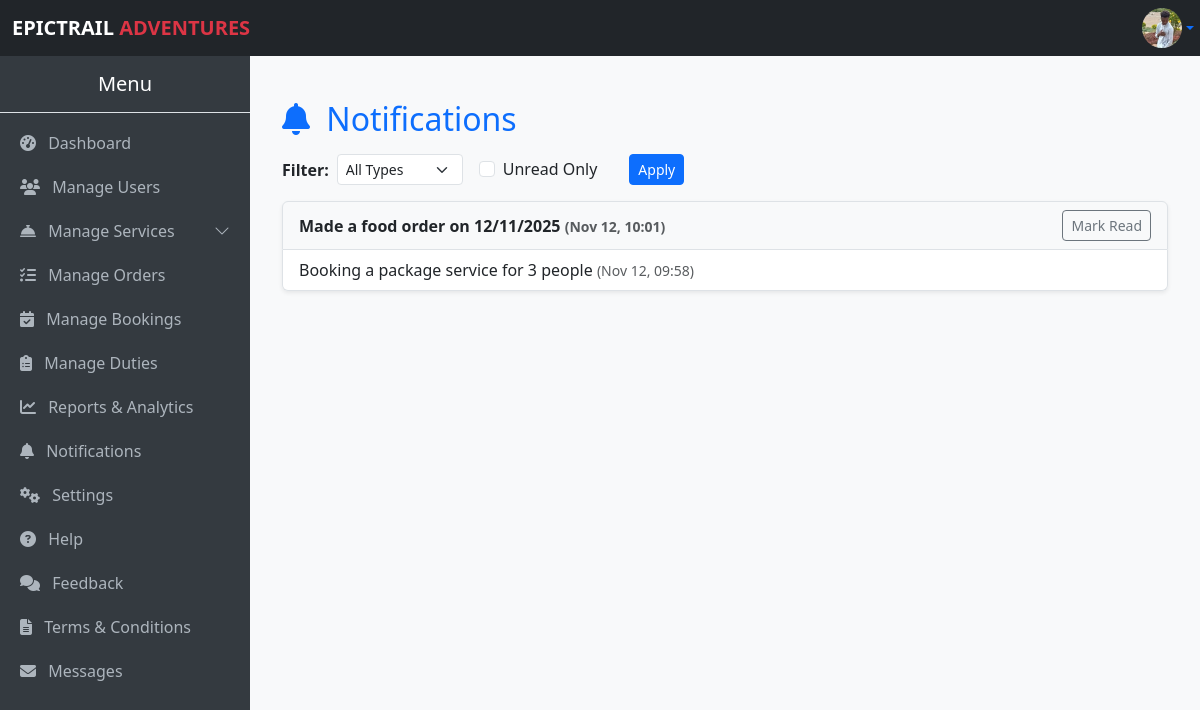
The app's page /notifications/ (signed in) with its own data.
### myApp/models.py (models this page shows, shortened)
class Profile(models.Model):
    profile_user = models.OneToOneField(User, on_delete=models.CASCADE)
    profile_phone = models.CharField(max_length=15, blank=True, null=True)
    profile_photo = models.ImageField(upload_to='profile_photos/', null=True, blank=True)

class Notification(models.Model):
    NOTIFICATION_TYPES = [
        ('booking', 'Booking'),
        ('registration', 'Registration'),
    ]
    user = models.ForeignKey(User, on_delete=models.CASCADE, related_name="user_notifications")
    message = models.CharField(max_length=255)
    type = models.CharField(max_length=50, choices=NOTIFICATION_TYPES)
    created_at = models.DateTimeField(auto_now_add=True)
    is_read = models.BooleanField(default=False)

### myApp/views.py (the view)
# urls.py: path('notifications/', notifications_view, name='notifications'),
@login_required
@user_passes_test(admin_required)
def notifications_view(request):
    if request.user.is_staff:
        notifications = Notification.objects.all().order_by('-created_at')
    else:
        notifications = request.user.notifications.all().order_by('-created_at')
    notif_type = request.GET.get('type')
    unread = request.GET.get('unread')
    if notif_type:
        notifications = notifications.filter(type=notif_type)
    if unread:
        notifications = notifications.filter(is_read=False)
    return render(request, 'notifications.html', {'notifications': notifications})

### myApp/context_processors.py (called while the page is built)
def total_users(request):
    return {'total_users': User.objects.count()}

def total_bookings(request):
    return {'total_bookings': Booking.objects.count()}

def total_amount(request):
    total = 0
    if request.user.is_authenticated:
        bookings = Booking.objects.all()  # optionally filter by user=request.user
        booking_total = sum(booking.amount_required for booking in bookings)
        food_orders = FoodOrder.objects.all()  # optionally filter by user=request.user
        food_total = sum(order.total_price() for order in food_orders)  # <- call the method
        total = booking_total + food_total
    return {'total_amount': total}

def total_cost(request):
    if not request.user.is_authenticated:
        return {
            'user_bookings': [],
            'user_total_amount': 0,
        }
    bookings = Booking.objects.filter(booking_user=request.user).prefetch_related(
        'booking_activities', 'booking_packages', 'booking_rooms', 'booking_food', 'booking_tours'
    )
    total_amount = sum(b.amount_required for b in bookings)
    return {
        'user_bookings': bookings,
        'user_total_amount': total_amount,
    }

### myApp/models.py (called while the page is built)
    @property
    def nights_spent(self):
        if self.booking_check_in and self.booking_check_out:
            days = (self.booking_check_out - self.booking_check_in).days
            return max(days, 1)
        return 1

    @property
    def amount_required(self):
        pax = self.booking_pax
        room_cost = sum(
            room.room_room_type.roomType_price_per_night * pax * self.nights_spent
            for room in self.booking_rooms.all()
        )
        activities_cost = sum(
            a.activity_price_per_person * pax for a in self.booking_activities.all()
        )
        package_cost = sum(
            p.package_price_per_person * pax for p in self.booking_packages.all()
        )
        food_cost = sum(
            f.food_price_per_person * pax for f in self.booking_food.all()
        )
        tour_cost = sum(
            t.tour_price_per_person * pax for t in self.booking_tours.all()
        )
        return room_cost + activities_cost + package_cost + food_cost + tour_cost

    def total_price(self):
        return self.foodOrder_food.food_price_per_person * self.foodOrder_quantity

### myApp/views.py (called while the page is built)
def admin_required(user):
    return user.is_authenticated and user.is_superuser

### myApp/templates/notifications.html (shortened to what this page needs)
{% extends "base.admin.html" %} {% block title %}Notifications{% endblock %} {% block content %}
<div class="container mt-4">
    <h2 class="mb-3 text-primary">
        <i class="fas fa-bell me-2"></i> Notifications
    </h2>
    <form method="get" class="mb-3 d-flex align-items-center">
        <label class="me-2 fw-bold">Filter:</label>
        <select name="type" class="form-select form-select-sm w-auto me-3">
            <option value="">All Types</option>
        </select>
        <div class="form-check form-check-inline">
            <input type="checkbox" class="form-check-input" name="unread" value="1" {% if request.GET.unread %}checked{% endif %}>
            <label class="form-check-label">Unread Only</label>
        </div>
        <button class="btn btn-sm btn-primary ms-3" type="submit">Apply</button>
    </form>
    <ul class="list-group shadow-sm">
        {% for n in notifications %}
        <li class="list-group-item d-flex justify-content-between align-items-center
                       {% if not n.is_read %}fw-bold bg-light{% endif %}">
            <span>
                    {{ n.message }}
                    <small class="text-muted">({{ n.created_at|date:"M d, H:i" }})</small>
                </span> {% if not n.is_read %}
            <a href="{% url 'mark_notification_read' n.id %}" class="btn btn-sm btn-outline-secondary">
                        Mark Read
                    </a> {% endif %}
        </li>
        {% empty %}
        <li class="list-group-item">No notifications yet.</li>
        {% endfor %}
    </ul>
</div>
{% endblock %}

### myApp/templates/base.admin.html (shortened to what this page needs)
<!DOCTYPE html>
<html lang="en">
<head>
    <link href="https://cdn.jsdelivr.net/npm/bootstrap@5.3.3/dist/css/bootstrap.min.css" rel="stylesheet">
    <link rel="stylesheet" href="https://cdn.jsdelivr.net/npm/bootstrap-icons@1.11.3/font/bootstrap-icons.css">
    <link rel="stylesheet" href="https://cdnjs.cloudflare.com/ajax/libs/font-awesome/6.5.2/css/all.min.css">
</head>
<body>
    <nav class="navbar navbar-expand-lg navbar-dark bg-dark">
        <div class="container-fluid">
            <a class="navbar-brand" href="#"><strong>EPICTRAIL <span class="text-danger">ADVENTURES</span></strong></a>
            <div class="d-flex align-items-center">
                <div class="dropdown ms-2">
                    <a class="d-flex align-items-center justify-content-center dropdown-toggle"
                        type="button"
                        id="profileDropdown"
                        data-bs-toggle="dropdown"
                        aria-expanded="false"
                        style="width: 40px; height: 40px;"
                        title="Manage Profile">
                        {% if user.profile.profile_photo %}
                            <img src="{{ user.profile.profile_photo.url }}" alt="{{ user.username }}" class="rounded-circle" width="40" height="40">
                        {% else %}
                            <i class="bi bi-person"></i>
                        {% endif %}
                    </a>
                </div>
            </div>
        </div>
    </nav>
    <div class="collapse d-lg-block sidebar" id="sidebarMenu">
        <h5 class="text-center py-3 border-bottom">Menu</h5>
        <a href="{% url 'admin_dashboard' %}"><i class="fas fa-tachometer-alt me-2"></i> Dashboard</a>
        <a href="{% url 'users' %}"><i class="fas fa-users me-2"></i> Manage Users</a>
        <a class="d-flex justify-content-between align-items-center" data-bs-toggle="collapse" href="#servicesMenu" role="button" aria-expanded="false" aria-controls="servicesMenu">
            <span><i class="fas fa-concierge-bell me-2"></i> Manage Services</span>
            <i class="bi bi-chevron-down"></i>
        </a>
        <a href="{% url 'manage_orders' %}"><i class="fas fa-tasks me-2"></i> Manage Orders</a>
        <a href="{% url 'booking_list' %}"><i class="fas fa-calendar-check me-2"></i> Manage Bookings</a>
        <a href="{% url 'duties' %}"><i class="fas fa-clipboard-list me-2"></i> Manage Duties</a>
        <a href="{% url 'reports_analytics' %}"><i class="fas fa-chart-line me-2"></i> Reports & Analytics</a>
        <a href="{% url 'notifications' %}"><i class="fas fa-bell me-2"></i> Notifications</a>
        <a href="{% url 'system_settings' %}"><i class="fas fa-cogs me-2"></i> Settings</a>
        <a href="#"><i class="fas fa-question-circle me-2"></i> Help</a>
        <a href="#"><i class="fas fa-comments me-2"></i> Feedback</a>
        <a href="#"><i class="fas fa-file-alt me-2"></i> Terms & Conditions</a>
        <a href="#"><i class="fas fa-envelope me-2 mb-5"></i> Messages</a>
    </div>
    <div class="content">
        {% block content %}{% endblock %}
    </div>
</body>
</html>

### myApp/templates/base.admin.html (style rules this page uses)
body { margin: 0; padding: 0; }
.navbar { position: fixed; top: 0; left: 0; width: 100%; z-index: 1030; }
.sidebar { position: fixed; top: 56px; left: 0; width: 250px; height: calc(100vh - 56px); background-color: #343a40; color: #fff; overflow-y: auto; }
.sidebar a { color: #adb5bd; text-decoration: none; display: block; padding: 10px 20px; }
.content { margin-top: 56px; margin-left: 250px; padding: 20px; background-color: #f8f9fa; min-height: calc(100vh - 56px); }

### records on screen
Notification: message "Made a food order on 12/11/2025", created_at "Nov 12, 10:01", is_read "Mark Read"
Notification: message "Booking a package service for 3 people", created_at "Nov 12, 09:58"
